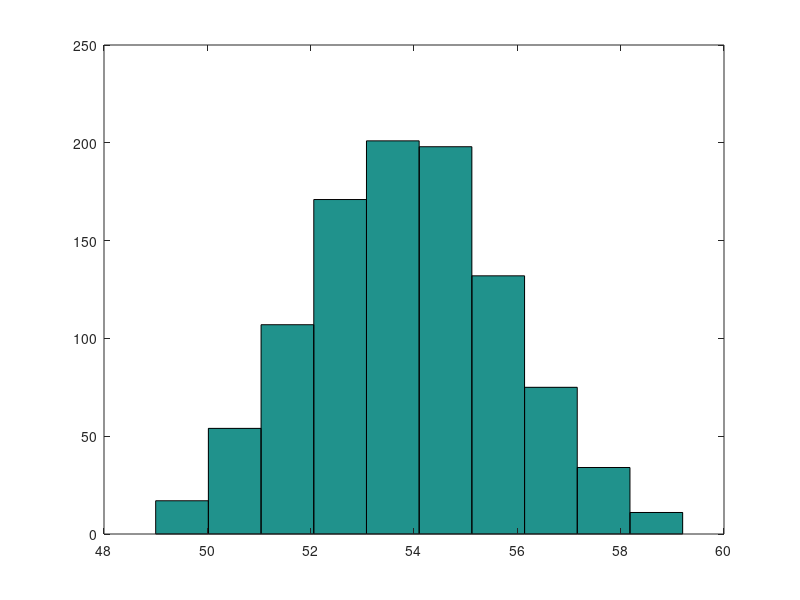

Write MATLAB code to recreate this figure.
sample=[49,50,54,60,56]

for i=1:1000
   si=randsample(sample,length(sample),true);
   m(i)=mean(si);
end

hist(m)
prctile(m,5)
prctile(m,95)